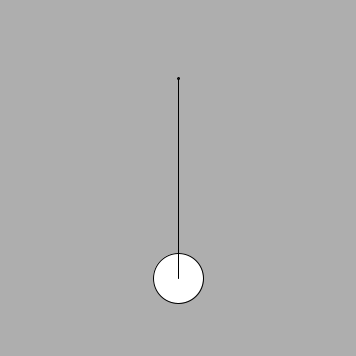
Frame 1 (no input)
Frame 60 (the mouse pressed at the canvas centre just before this capture): identical to frame 1, image omitted
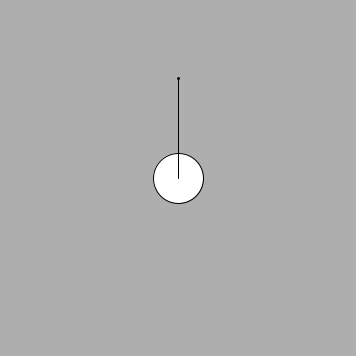
Frame 120 (the mouse held since frame 60 and released just before this capture)

The Processing sketch that drew these frames (run headless with seeded random() and noise(); from frame 60 on, the mouse is pressed at the canvas centre):

// Processing sketch: sketch_oct12a
// ── sketch_oct12a.pde
Point2f pivot;
Point2f bob;

void setup()
{
  size(356, 356);
  smooth();
  
  pivot = new Point2f(356/2, (356/2) - 100);
  bob = new Point2f(356/2, (356/2) + 100);
}

void draw()
{
  background(0xaeaeae);
  
  ellipseMode(CENTER);
  ellipse(pivot.x, pivot.y, 2, 2);
  ellipse(bob.x, bob.y, 50, 50);
  line(pivot.x, pivot.y, bob.x, bob.y);
  if(mousePressed)
  {
    bob.x = mouseX;
    bob.y = mouseY;
  }
  
  /*
  else
  {
    fill(255);
  }
  ellipse(mouseX, mouseY, 80, 80);
  */
}

class Point2f
{
  float x;
  float y;
  
  Point2f (float X, float Y)
  {
    x = X;
    y = Y;
  }
}
